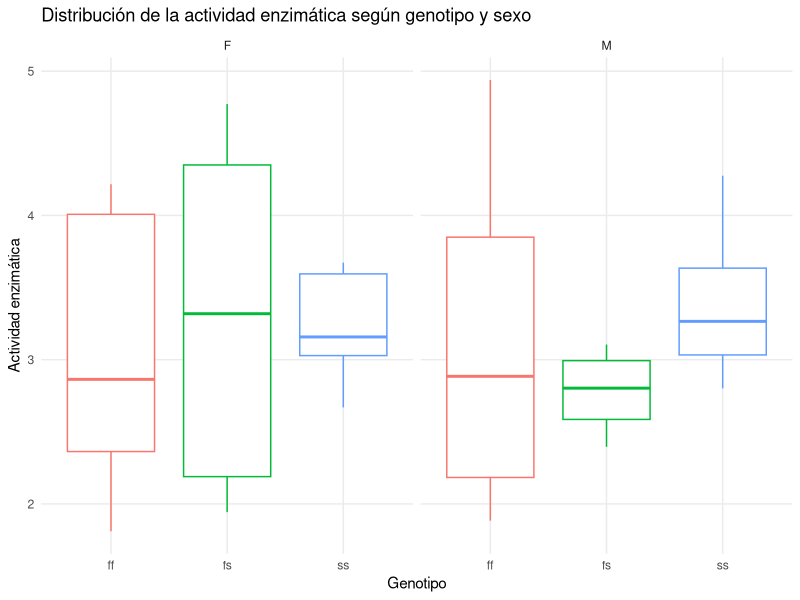
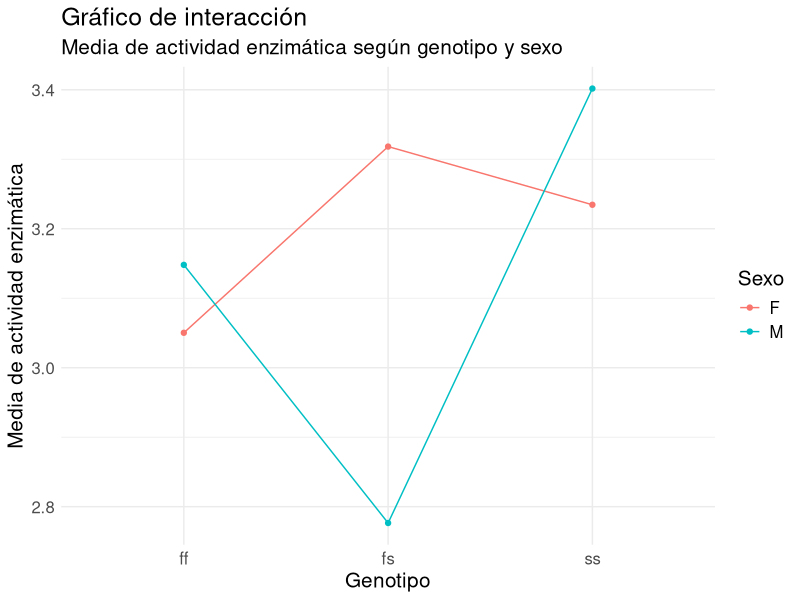
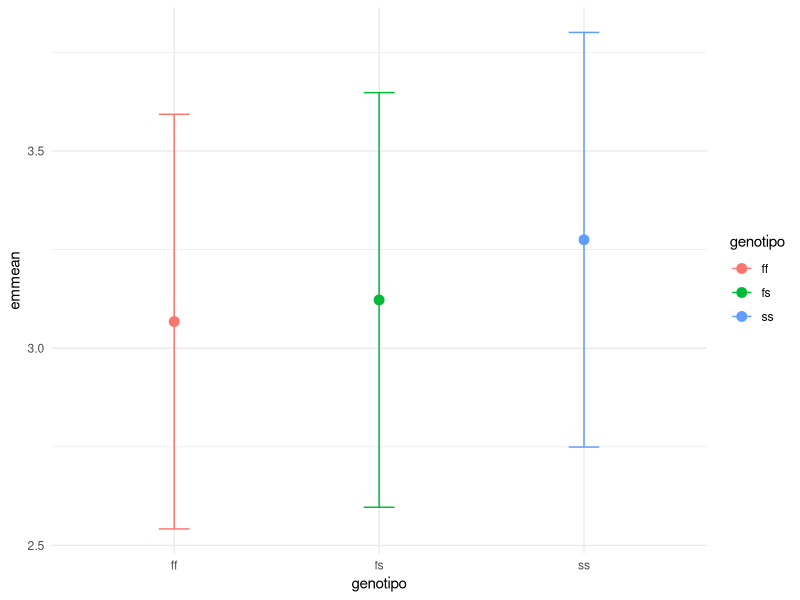

Reproduce these figures in R, in order.
## ---- chunk 1
library(tidyverse)
library(emmeans)
## ---- chunk 2
datos <- readxl::read_xlsx("actividad_enzimatica.xlsx")
str(datos)

#HACER FACTORES
datos <- datos |> mutate(across(where(is.character), as.factor))
str(datos)
## ---- chunk 3

#Distribuciones
ggplot(datos, aes(x = genotipo, y = act_enz, color = genotipo))+
  geom_boxplot() +
  labs( title = "Distribución de la actividad enzimática según genotipo y sexo",
    x = "Genotipo",
    y = "Actividad enzimática") +
  theme_minimal()+
  theme(legend.position = "none",
        panel.grid.minor = element_blank()) +
  facet_wrap(~sexo)

## ---- chunk 4
datos |> count(genotipo, sexo)
## ---- chunk 5
#Grafico de interaccion
datos |> 
  group_by(genotipo, sexo) |> 
  summarise(media = mean(act_enz), .groups = "drop") |> 
  ggplot(aes(x = genotipo, y = media, color = sexo)) +
    geom_line(aes(group = sexo)) +
    geom_point() +
  labs(title = "Gráfico de interacción",
    subtitle = "Media de actividad enzimática según genotipo y sexo",
    x = "Genotipo",
    y = "Media de actividad enzimática",
    color = "Sexo") +
    theme_minimal() +
    theme(text = element_text(size = 15))
## ---- chunk 6
modelin <- lm(act_enz ~ sexo*genotipo, datos)
#sexo*genotipo = sexo + genotipo + sexo:genotipo
## ---- chunk 7
anova(modelin)
## ---- chunk 8
#por no ser signif sacamos la interaccion
modelin2 <- update(modelin, .~ . -sexo:genotipo)
anova(modelin2)

## ---- chunk 9
emm <- emmeans(modelin2, ~ genotipo)

ggplot(as.data.frame(emm),
       aes(x = genotipo, y = emmean, color = genotipo)) +
  geom_point(size = 3) +
  geom_errorbar(aes(ymin = lower.CL,
                    ymax = upper.CL),
                width = 0.15) +
  theme_minimal()
